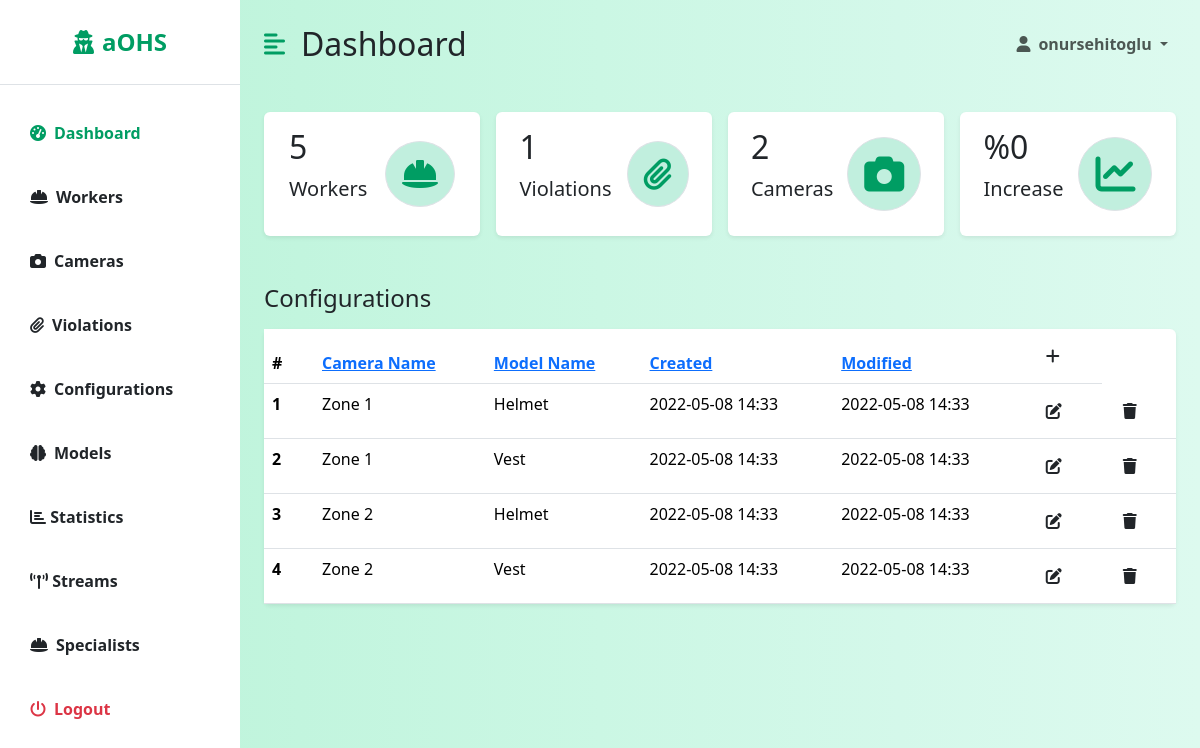
The app's page /dashboard/configurations/ (signed in) with its own data.
### backend/models.py (models this page shows, shortened)
class Configuration(models.Model):
    id = models.AutoField(primary_key=True)
    cameraId = models.ForeignKey(Camera, on_delete=models.CASCADE, null=False)
    modelId = models.ForeignKey(Model, on_delete=models.CASCADE, null=False)
    violationCounter = models.IntegerField(default=0, null=False, blank=False)
    created = models.DateTimeField(auto_now_add=True)
    modified = models.DateTimeField(auto_now=True)

class Camera(models.Model):
    id = models.AutoField(primary_key=True)
    url = models.URLField(max_length=100)
    name = models.CharField(max_length=100, null=False)
    userId = models.ForeignKey(User, on_delete=models.DO_NOTHING, null=True)
    created = models.DateTimeField(auto_now_add=True)
    modified = models.DateTimeField(auto_now=True)
    active = models.BooleanField(default=False)
    def __str__(self):
        return str(self.name)

class Model(models.Model):
    id = models.AutoField(primary_key=True)
    name = models.CharField(max_length=100, null=False)
    path = models.CharField(max_length=100, null=False)
    created = models.DateTimeField(auto_now_add=True)
    modified = models.DateTimeField(auto_now=True)
    def __str__(self):
        return str(self.name)

### dashboard/views/configuration_views.py (the view, shortened to what this page needs)
# urls.py: path('configurations/', ConfigurationView.as_view(), name='configurationsList'),
class ConfigurationView(LoginRequiredMixin, View, GetCountsMixin):
    login_url = '/login/'
    redirect_field_name = 'redirect_to'
    def get(self, request):
        headers = ["Camera Name", "Model Name", "Created", "Modified"]
        configuration = Configuration.objects.all()
        if "Camera Name" in request.GET:
            configuration = Configuration.objects.all().order_by('cameraId__name')
        elif "Model Name" in request.GET:
            configuration = Configuration.objects.all().order_by('modelId__name')
        elif "Created" in request.GET:
            configuration = Configuration.objects.all().order_by('created')
        elif "Modified" in request.GET:
            configuration = Configuration.objects.all().order_by('modified')
        return render(request, 'dashboard/listConfiguration.html', {'headers': headers, 'data': configuration, 'counts': super().get_counts()})

### dashboard/views/mixins.py (called while the page is built)
    def get_counts(self):
        violations_in_this_week = Violation.objects.filter(valid=True, created__gte=datetime.now() - timedelta(days=7))
        violations_in_last_week = Violation.objects.filter(valid=True, created__gte=datetime.now() - timedelta(days=14),
                                                           created__lte=datetime.now() - timedelta(7))
        if len(violations_in_last_week) == 0:
            increase = 0
        else:
            increase = len(violations_in_this_week) - len(violations_in_last_week) / len(violations_in_last_week)
        counts = {
            'workers': Worker.objects.filter(active=True).count(),
            'violations': Violation.objects.filter(valid=True).count(),
            'cameras': Camera.objects.count(),
            'increase': increase,
        }
        return counts

### dashboard/templates/dashboard/listConfiguration.html
{% extends 'dashboard/dashboard.html' %}
{% block table %}
    <h3 class="fs-4 mb-3">Configurations</h3>
    <table class="table bg-white rounded shadow-sm  table-hover">
        <thead>
        <tr>
            <th scope="col" width="50">#</th>
            {% for header in headers %}
                <th scope="col"><a href="?{{ header }}">{{ header }}</a></th>
            {% endfor %}
            <th><a class="btn" href="/dashboard/configurations/add/"><i class="fa fa-plus"></i></a></th>
        </tr>
        </thead>
        <tbody>
        {% for datum in data %}
            <tr>
                <th scope="row">{{ forloop.counter }}</th>
                <td>{{ datum.cameraId }}</td>
                <td>{{ datum.modelId }}</td>
                <td>{{ datum.created | date:'Y-m-d H:i' }}</td>
                <td>{{ datum.modified | date:'Y-m-d H:i' }}</td>
                <th><a class="btn" href="/dashboard/configurations/edit/{{ datum.id }}/"><i class="fa fa-edit"></i></a>
                </th>
                <th><a class="btn" href="/dashboard/configurations/delete/{{ datum.id }}/"><i
                        class="fa fa-trash"></i></a></th>
            </tr>
        {% endfor %}
        </tbody>
    </table>
{% endblock %}

### dashboard/templates/dashboard/dashboard.html (shortened to what this page needs)
{% extends 'base.html' %}
{% block dashboard %}
    <div class="d-flex" id="wrapper">
        <div class="bg-white" id="sidebar-wrapper">
            <div class="sidebar-heading text-center py-4 primary-text fs-4 fw-bold  border-bottom"><i
                    class="fas fa-user-secret me-2"></i>aOHS</div>
            <div class="list-group list-group-flush my-3">
                <a href="/dashboard/" class="list-group-item list-group-item-action bg-transparent second-text active"><i
                        class="fas fa-tachometer-alt me-2"></i>Dashboard</a>
                <a href="/dashboard/workers/" class="list-group-item list-group-item-action bg-transparent second-text fw-bold"><i
                        class="fas fa-hard-hat me-2"></i>Workers</a>
                <a href="/dashboard/cameras/" class="list-group-item list-group-item-action bg-transparent second-text fw-bold"><i
                        class="fas fa-camera me-2"></i>Cameras</a>
                <a href="/dashboard/violations/" class="list-group-item list-group-item-action bg-transparent second-text fw-bold"><i
                        class="fas fa-paperclip me-2"></i>Violations</a>
                <a href="/dashboard/configurations/" class="list-group-item list-group-item-action bg-transparent second-text fw-bold"><i
                        class="fas fa-cog me-2"></i>Configurations</a>
                <a href="/dashboard/models/" class="list-group-item list-group-item-action bg-transparent second-text fw-bold"><i
                        class="fas fa-brain me-2"></i>Models</a>
                <a href="/dashboard/statistics/" class="list-group-item list-group-item-action bg-transparent second-text fw-bold"><i
                        class="fa fa-bar-chart"></i> Statistics</a>
                <a href="/dashboard/streams/" class="list-group-item list-group-item-action bg-transparent second-text fw-bold"><i
                        class="fa fa-broadcast-tower fa-flip"></i> Streams</a>
                <a href="/dashboard/specialists/" class="list-group-item list-group-item-action bg-transparent second-text fw-bold"><i
                        class="fas fa-hard-hat me-2"></i>Specialists</a>
                <a href="/logout" class="list-group-item list-group-item-action bg-transparent text-danger fw-bold"><i
                        class="fas fa-power-off me-2"></i>Logout</a>
            </div>
        </div>
        <div id="page-content-wrapper">
            <nav class="navbar navbar-expand-lg navbar-light bg-transparent py-4 px-4">
                <div class="d-flex align-items-center">
                    <i class="fas fa-align-left primary-text fs-4 me-3" id="menu-toggle"></i>
                    <h2 class="fs-2 m-0">Dashboard</h2>
                </div>
                <div class="collapse navbar-collapse" id="navbarSupportedContent">
                    <ul class="navbar-nav ms-auto mb-2 mb-lg-0">
                        <li class="nav-item dropdown">
                            <a class="nav-link dropdown-toggle second-text fw-bold" href="#" id="navbarDropdown"
                                role="button" data-bs-toggle="dropdown" aria-expanded="false">
                                <i class="fas fa-user me-2"></i>{{ user.username }}
                            </a>
                        </li>
                    </ul>
                </div>
            </nav>
            <div class="container-fluid px-4">
                <div class="row g-3 my-2">
                    <div class="col-md-3">
                        <div class="p-3 bg-white shadow-sm d-flex justify-content-around align-items-center rounded">
                            <div>
                                <h3 class="fs-2">{{ counts.workers }}</h3>
                                <p class="fs-5">Workers</p>
                            </div>
                            <i class="fas fa-hard-hat fs-2 primary-text border rounded-full secondary-bg p-3"></i>
                        </div>
                    </div>
                    <div class="col-md-3">
                        <div class="p-3 bg-white shadow-sm d-flex justify-content-around align-items-center rounded">
                            <div>
                                <h3 class="fs-2">{{ counts.violations }}</h3>
                                <p class="fs-5">Violations</p>
                            </div>
                            <i
                                class="fas fa-paperclip fs-2 primary-text border rounded-full secondary-bg p-3"></i>
                        </div>
                    </div>
                    <div class="col-md-3">
                        <div class="p-3 bg-white shadow-sm d-flex justify-content-around align-items-center rounded">
                            <div>
                                <h3 class="fs-2">{{ counts.cameras }}</h3>
                                <p class="fs-5">Cameras</p>
                            </div>
                            <i class="fas fa-camera  fs-1 primary-text border rounded-full secondary-bg p-3"></i>
                        </div>
                    </div>
                    <div class="col-md-3">
                        <div class="p-3 bg-white shadow-sm d-flex justify-content-around align-items-center rounded">
                            <div>
                                <h3 class="fs-2">%{{ counts.increase }}</h3>
                                <p class="fs-5">Increase</p>
                            </div>
                            <i class="fas fa-chart-line fs-1 primary-text border rounded-full secondary-bg p-3"></i>
                        </div>
                    </div>
                </div>
                <div class="row my-5">
                    <div class="col">
                        {% block table %}
                        {% endblock %}
                    </div>
                </div>
            </div>
        </div>
    </div>
{% endblock %}

### templates/base.html (style rules this page uses)
:root { --main-bg-color: #009d63; --main-text-color: #009d63; --second-text-color: #bbbec5; --second-bg-color: #c1efde; }
.primary-text { color: var(--main-text-color); }
.secondary-bg { background-color: var(--second-bg-color); }
.rounded-full { border-radius: 100%; }
#wrapper { overflow-x: hidden; background-image: linear-gradient( to right, #baf3d7, #c2f5de, #cbf7e4, #d4f8ea, #ddfaef ); }
#sidebar-wrapper { min-height: 100vh; margin-left: -15rem; transition: margin 0.25s ease-out; }
#sidebar-wrapper .sidebar-heading { padding: 0.875rem 1.25rem; font-size: 1.2rem; }
#sidebar-wrapper .list-group { width: 15rem; }
#page-content-wrapper { min-width: 100vw; }
#menu-toggle { cursor: pointer; }
.list-group-item { border: none; padding: 20px 30px; }
.list-group-item.active { background-color: transparent; color: var(--main-text-color); font-weight: bold; border: none; }
@media (min-width: 768px) { #sidebar-wrapper { margin-left: 0; } }
@media (min-width: 768px) { #page-content-wrapper { min-width: 0; width: 100%; } }

### records on screen
Configuration: cameraId "Zone 1", modelId "Helmet", created "2022-05-08 14:33", modified "2022-05-08 14:33"
Configuration: cameraId "Zone 1", modelId "Vest", created "2022-05-08 14:33", modified "2022-05-08 14:33"
Configuration: cameraId "Zone 2", modelId "Helmet", created "2022-05-08 14:33", modified "2022-05-08 14:33"
Configuration: cameraId "Zone 2", modelId "Vest", created "2022-05-08 14:33", modified "2022-05-08 14:33"

### other values on screen
{{ user.username }} "onursehitoglu"
{{ counts.workers }} "5"
{{ counts.violations }} "1"
{{ counts.cameras }} "2"
{{ counts.increase }} "0"
{{ header }} "Camera Name" "Model Name" "Created" "Modified"
